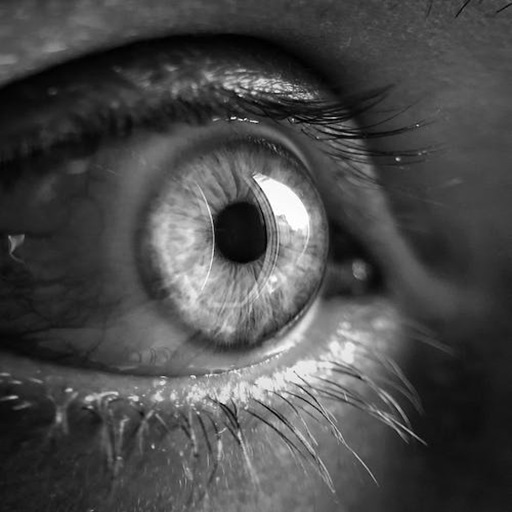
#> input picture Images/aaa.jpeg, 512 x 512 px, found by its file name
$ python 'Lab_3(a).py'
#> lines starting #> are read from the running program, lines starting #| are printed output that depends on the picture; long printed decimals are rounded
import numpy as np
import cv2
import matplotlib.pyplot as plt
import random

## add_salt_paper_noise
def add_salt_noise(img, percentage):
    noisy_image = img.copy()
    percentage = percentage / 100
    [h,w] = img.shape
    total_pixels = h*w
    noisy_pixel = int(percentage * total_pixels)

    for i in range(noisy_pixel):
        rand_row = random.randint(0,h-1)
        rand_col = random.randint(0,w-1)
        noisy_image[rand_row,rand_col] = random.choice([0,255])
    return noisy_image

## perform average filtering
def average_filtering(noisy_image,kernel_size):
    [h,w] = noisy_image.shape
    filtered_image = noisy_image.copy()
    padding = kernel_size // 2
    mask = (np.ones((kernel_size , kernel_size), dtype=float) ) / (kernel_size ** 2)

    for i in range(padding, h - padding):
        for j in range(padding, w - padding):
            window = noisy_image[i - padding : i + padding + 1 , j - padding : j+ padding +1]
            conv_res = mask * window
            filtered_image[i , j] = np.sum(conv_res)

    return filtered_image

## perform median filtering
def median_filtering(noisy_image, kernel_size):
    [h,w] = noisy_image.shape
    filtered_image = noisy_image.copy()
    padding = kernel_size // 2

    for i in range(padding,h-padding):
        for j in range(padding, w - padding):
            window = noisy_image[i - padding : i+padding+1 , j -padding : j + padding+1]
            filtered_image[i , j] = np.median(window)

    return filtered_image


## Find PSNR
def find_psnr(img, dist_img):
    mse = np.mean((img - dist_img) ** 2)
    psnr = 20 * np.log10 (255 / np.sqrt(mse))

    return psnr


path = 'Digital Image Processing/Images/aaa.jpeg'
img = cv2.imread(path,0)
#> img is the input picture: shape (512, 512); min 0, max 255, mean 73.4
img = cv2.resize(img,(512,512))

[h,w] = img.shape
#> h = 512; w = 512


percentage = 30
noisy_image = add_salt_noise(img, percentage)
#> after the loop in add_salt_noise, `for i in range(noisy_pixel):`:
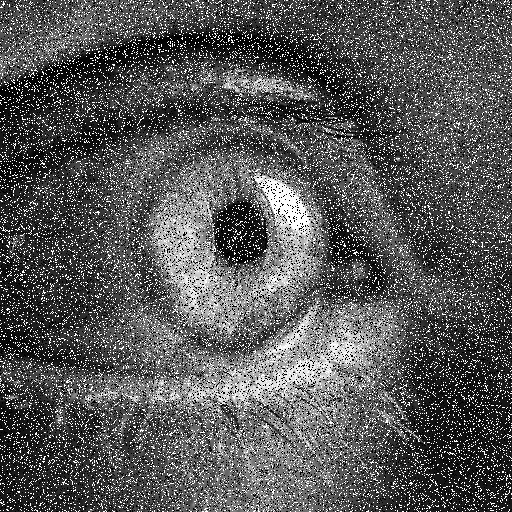
#> noisy_image: shape (512, 512); min 0, max 255, mean 87.4

kernel_size = 5
average_filter_image = average_filtering(noisy_image, kernel_size)
#> after the loop in average_filtering, `for i in range(padding, h - padding):`:
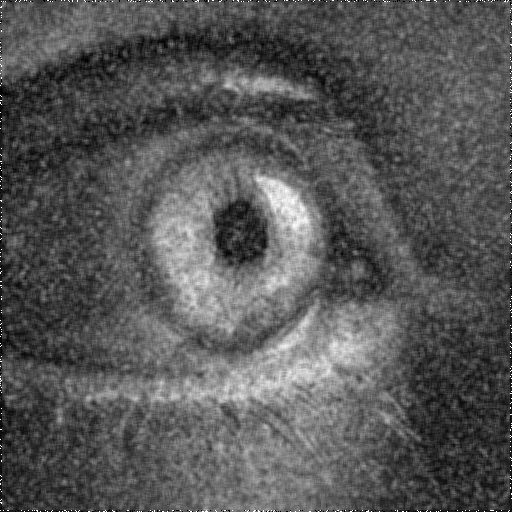
#> filtered_image: shape (512, 512); min 0, max 255, mean 86.9
median_filter_image = median_filtering(noisy_image, kernel_size)
#> after the loop in median_filtering, `for i in range(padding,h-padding):`:
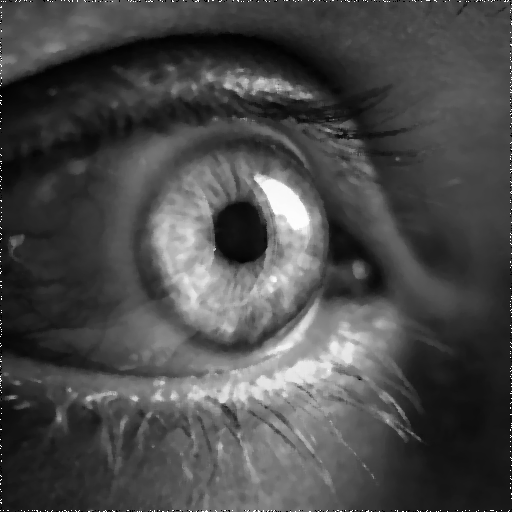
#> filtered_image: shape (512, 512); min 0, max 255, mean 73.5

average_psnr = find_psnr(img, average_filter_image)
#> in find_psnr, `mse = np.mean((img - dist_img) ** 2)`: mse = 92.52
#> in find_psnr, `psnr = 20 * np.log10 (255 / np.sqrt(mse))`: psnr = 28.47
#> average_psnr = 28.47
median_psnr = find_psnr(img, median_filter_image)
#> median_psnr = 36.02

print(average_psnr)
#| 28.469
print(median_psnr)
#| 36.021


plt.figure(figsize=(10,5))
plt.subplot(2,2,1)
plt.imshow(img, cmap = 'gray')

plt.subplot(2,2,2)
plt.imshow(noisy_image, cmap = 'gray')

plt.subplot(2,2,3)
plt.imshow(average_filter_image, cmap = 'gray')

plt.subplot(2,2,4)
plt.imshow(median_filter_image, cmap = 'gray')

plt.tight_layout()
plt.show()
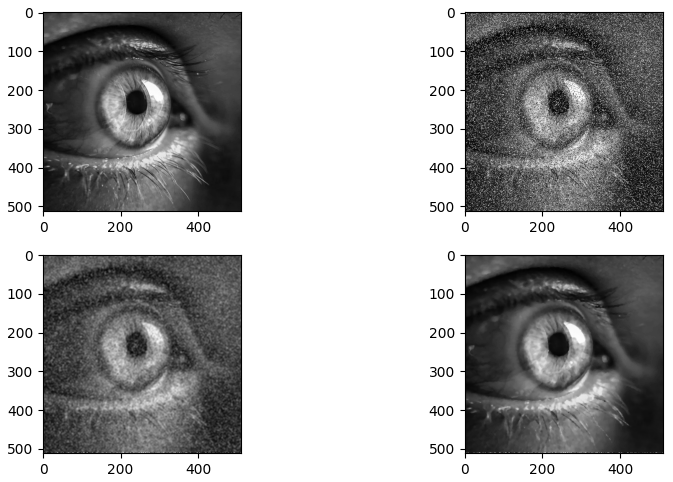
#> figure drawn by matplotlib, 4 panels

$ run again, with Images/aa.jpeg copied over Images/aaa.jpeg
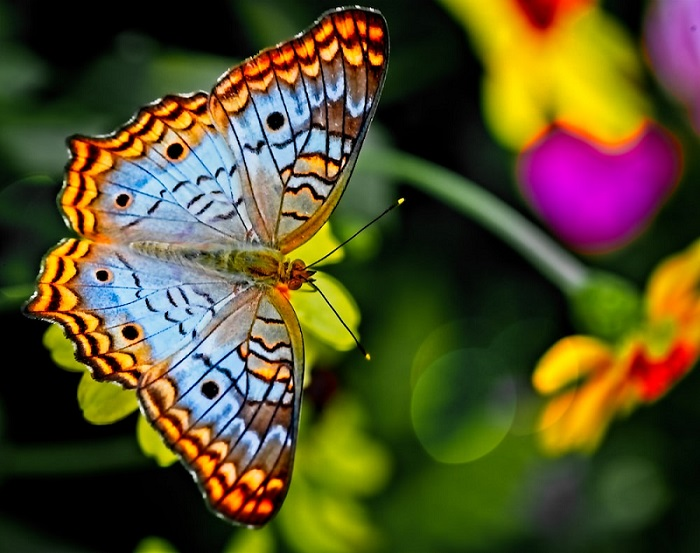
#> input picture Images/aa.jpeg, 700 x 553 px, found by its file name
#> after the loop in add_salt_noise, `for i in range(noisy_pixel):`:
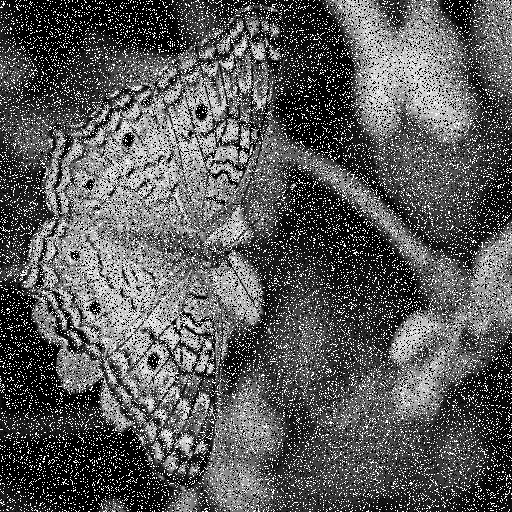
#> noisy_image: shape (512, 512); min 0, max 255, mean 90.2
#> after the loop in median_filtering, `for i in range(padding,h-padding):`:
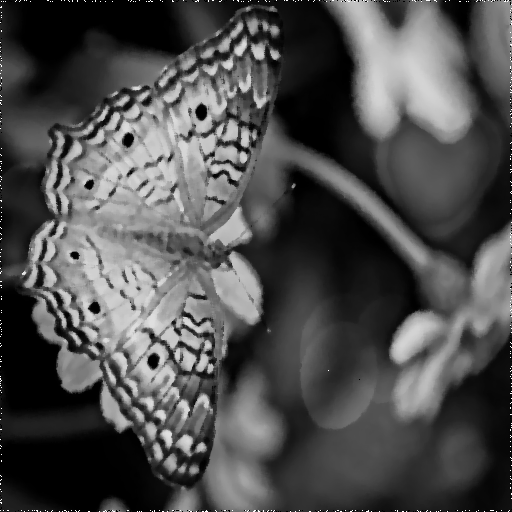
#> filtered_image: shape (512, 512); min 0, max 255, mean 77.9
#> mse = 96.29
#> psnr = 28.3
#> median_psnr = 34.78
#| 28.295
#| 34.776

$ run again, with Images/a.jpg copied over Images/aaa.jpeg
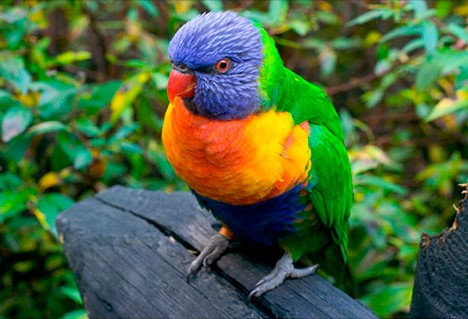
#> input picture Images/a.jpg, 468 x 319 px, found by its file name
#> after the loop in add_salt_noise, `for i in range(noisy_pixel):`:
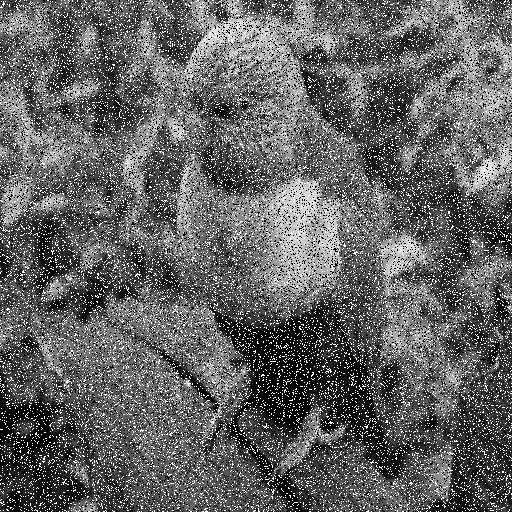
#> noisy_image: shape (512, 512); min 0, max 255, mean 99.1
#> after the loop in average_filtering, `for i in range(padding, h - padding):`:
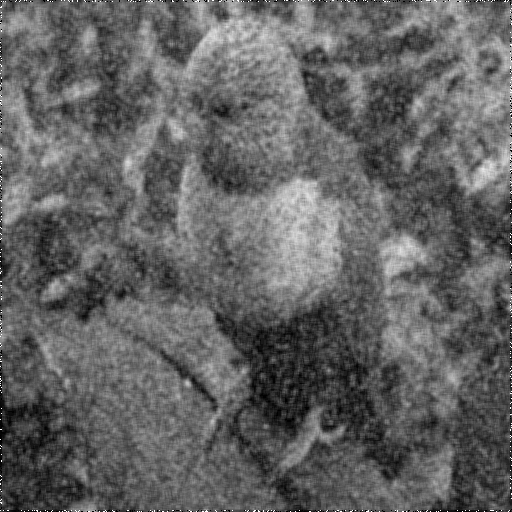
#> filtered_image: shape (512, 512); min 0, max 255, mean 98.6
#> mse = 87.62
#> psnr = 28.7
#> median_psnr = 35.14
#| 28.705
#| 35.142
